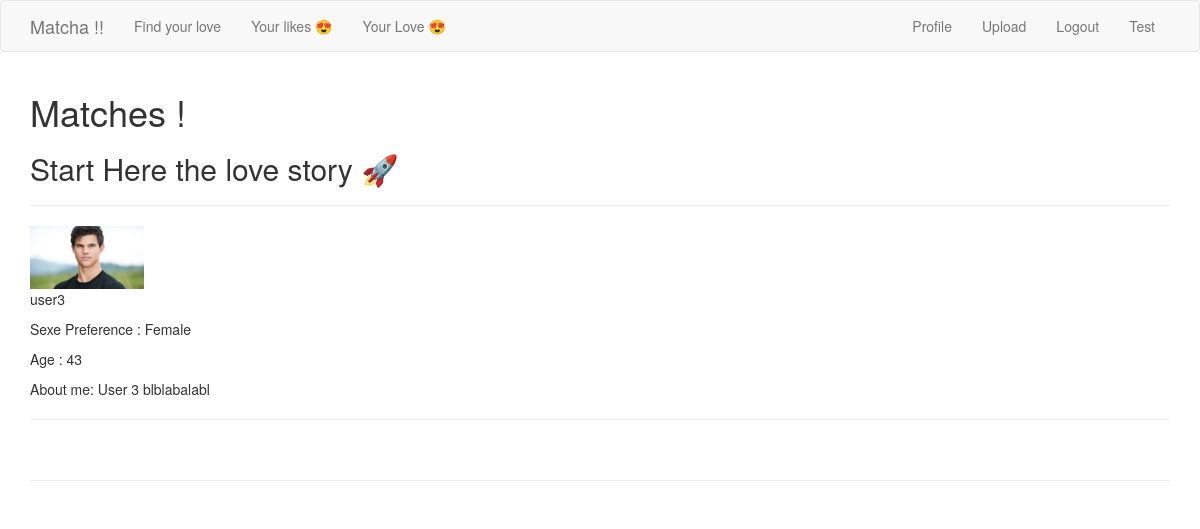
The app's page /matches/ (signed in) with its own data.
### app/models.py (models this page shows, shortened)
class User(UserMixin, db.Model):
    id = db.Column(db.Integer, primary_key=True)
    username = db.Column(db.String(64), index=True, unique=True)
    firstname = db.Column(db.String(64), index=True)
    email = db.Column(db.String(120), index=True, unique=True)
    password_hash = db.Column(db.String(128))
    age = db.Column(db.Integer, index=True)
    sexpref = db.Column(db.String(64), index=True)
    fame = db.Column(db.Integer, index=True)
    bio = db.Column(db.String(256), index=True)
    last_seen = db.Column(db.DateTime, default=datetime.utcnow)
    fame = db.Column(db.Integer, index=True)
    liked = db.relationship(
        'User', secondary=likes,
        primaryjoin=(likes.c.likes_id == id),
        secondaryjoin=(likes.c.liked_id == id),
        backref=db.backref('likes', lazy='dynamic'),lazy='dynamic')
    looked = db.relationship(
        'User', secondary=looks,
        primaryjoin=(looks.c.looks_id == id),
        secondaryjoin=(looks.c.looked_id == id),
        backref=db.backref('looks', lazy='dynamic'),lazy='dynamic'
    )
    ts = db.relationship("Tags", secondary=lambda: user_tags_table)
    tags = association_proxy('ts', 'tags')
    def profile_pic(self):
        path = os.path.join(os.getenv('PATH_IMAGE', '/static/images') , self.username, 'profile_pic/')
        pic = os.listdir('app' + path)
        if not pic:
            return(os.path.join(os.getenv('PATH_IMAGE', '/static/images/'),'default_prof_pic', 'profile_empty.jpeg'))
        return(path + pic[0])
    def your_likes(self):
        return User.query.join(likes, (likes.c.liked_id == User.id)).filter(likes.c.likes_id == self.id).all()

### app/routes.py (the view)
@app.route('/matches/')
@login_required
def matches_page():
    profiles_matches = current_user.your_likes()
    return render_template('matches_page.html', title='Matches', profiles_matches=profiles_matches)

### app/models.py (called while the page is built)
@login.user_loader
def load_user(id):
    return User.query.get(int(id))

### app/routes.py (called while the page is built)
@app.before_request
def before_request():
    if current_user.is_authenticated:
        current_user.last_seen = datetime.utcnow()
        db.session.commit()

### app/templates/matches_page.html
{% extends "base.html" %}
{% block app_content %}
    <h1>Matches !</h1>
    <h2>Start Here the love story 🚀</h2>
    <hr>
    {% for profile in profiles_matches %}
        {% include '_sumup.html' %}
    {% endfor %}
    <hr>
{% endblock %}

### app/templates/_sumup.html
{% if  profile.profile_pic()%}
<a href="{{ url_for('user', username=profile.username) }}"><img src="{{ profile.profile_pic() }}" alt="User picture" style="width:10%"></a>
{% endif %}
<p>{{profile.username}}</p>
{% if profile.sexpref %} <p>Sexe Preference : {{profile.sexpref}}</p>{% endif %}
{% if profile.age %} <p>Age : {{profile.age}}</p>{% endif %}
{% if profile.bio %} <p>About me: {{profile.bio}}</p>{% endif %}
<hr>
<br>

### records on screen
User: profile_pic (picture), username "user3", sexpref "Female", age "43", bio "User 3 blblabalabl"
